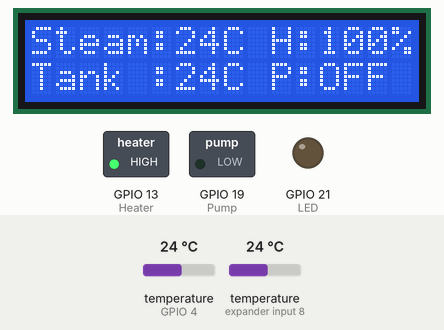
A sketch run on a simulated ESP32. On the bench: 16×2 character LCD, switched loads named in the sketch (green lamp = pin HIGH), output pins drawn as LEDs (lit = HIGH). The inputs (shaded band) are chosen by the test bench; at power-on: temperature (sensors on GPIO 4, expander input 8) 24 °C. WiFi joins after 1.5 s; servers stay silent unless stated; no MQTT or app messages arrive unless stated; what the sketch prints to the serial monitor is not drawn.

Above: at 4.5 s.
4.6 s: temperature (sensor on GPIO 4) set to 12 °C
At 5.9 s:
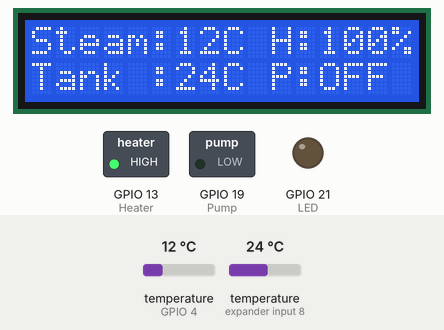
6.7 s: temperature (sensor on expander input 8) set to 12 °C
At 9.0 s:
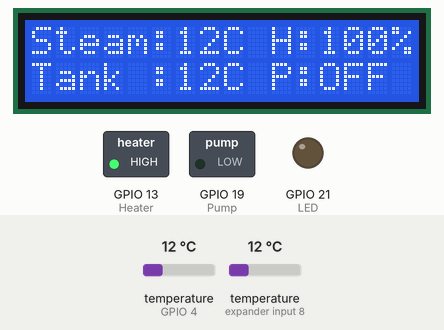
9.3 s: temperature (sensor on GPIO 4) set to 19 °C
At 11.2 s:
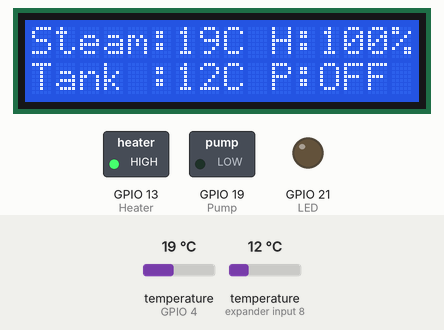
11.9 s: temperature (sensor on expander input 8) set to 19 °C
At 14.4 s:
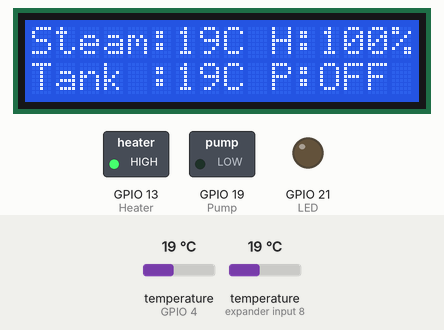
16.6 s: temperature (sensor on GPIO 4) set to 28 °C
At 17.5 s:
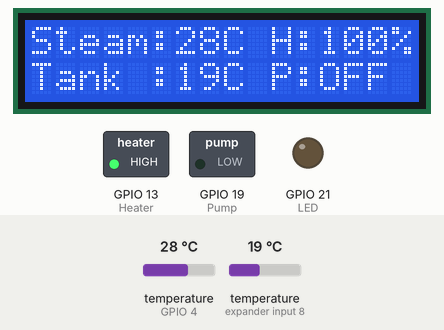
Timing chart, 0 to 19.4 s (numbered marks = the images above; inputs shaded):
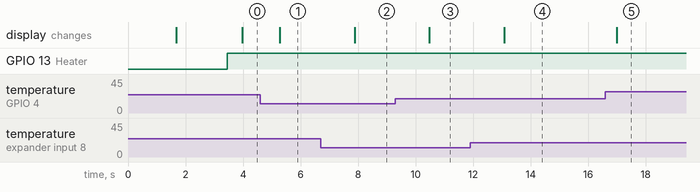

Measured:
- after the input at 4.6 s, the display: changes after 0.68 s (image 1)
- after the input at 6.7 s, the display: changes after 1.2 s (image 2)
- after the input at 9.3 s, the display: changes after 1.2 s (image 3)
- after the input at 11.9 s, the display: changes after 1.2 s (image 4)
- after the input at 16.6 s, the display: changes after 0.39 s (image 5)

The sketch:

AutoContoller.ino
```cpp
#include <Wire.h>
#include <LiquidCrystal_I2C.h>
#include <WiFi.h>
#include <PubSubClient.h>
#include <OneWire.h>
#include <DallasTemperature.h>
#define Heater       13//Heater pin
#define Pump         19//Pump Pin
#define Sensor       4//Sensor Pin
#define Pumptresh    70//treshhold of the pump to power on
#define tfull        74   //temp before it start to regulate
#define tregulate    78//temp to maintain
#define ONE_WIRE_BUS 4   //pin for one wire bus
#define LED          21   //LED Pin

#define freq          3
#define ledChannel    0
#define resolution    8
float t1=0;
float t2=0;
int Increase = 1  ;       //increment value
int Decrease = 15  ;        //decrement value
float pwm      = 256 ;       //pwm value
float DC       =100 ;         //Duty Cycle Value

///MQTT////
const char* ssid = "PLDTHOMEDSL505CA";
const char* password =  "PLDTWIFI505C2";
const char* mqttServer = "m12.cloudmqtt.com";
const int mqttPort = 17013;
const char* mqttUser = "jmdxdybd";
const char* mqttPassword = "5Tj-ehZ_Ieq_";
////////// MQTT Variables
String buff;
String buff2r;
int data = 0;
int state = 1;


char byteRead;
String sub1;
String subres1;
char subres;
char incomingByte;
String incomingByte_str;
////

OneWire oneWire(ONE_WIRE_BUS);
DallasTemperature sensors(&oneWire);
LiquidCrystal_I2C lcd(0x3F,16,2);
WiFiClient espClient;
PubSubClient client(espClient);
/*void ledcAnalogWrite(uint8_t ledChannel, uint32_t value) {
  // calculate duty, 8191 from 2 ^ 13 - 1
  uint32_t pwm = (255 / 255) * min(value, 255);

  // write duty to LEDC
  ledcWrite(ledChannel, pwm);
}*/
void callback(char* topic, byte* payload, unsigned int length) {

  Serial.print("Message arrived in topic: ");
  Serial.println(topic);

  Serial.print("Message:");
  for (int i = 0; i < length; i++) {
    Serial.print((char)payload[i]);
    sub1=sub1+((char)payload[i]);
  }

  Serial.println();
  sub1=subres1;
  sub1="";
  Serial.println("-----------------------");

}

void setup()
{

 // pinMode(Heater, OUTPUT);
 pinMode(Pump, OUTPUT);
 pinMode(Sensor, INPUT);
 pinMode(LED, OUTPUT);
 //pinMode(Heater, OUTPUT);
///initialization
//lcd.init(); // initialize the lcd
lcd.init();
Serial.begin(115200);
sensors.begin();
 WiFi.begin(ssid, password);
ledcSetup(ledChannel, freq, resolution);
ledcAttachPin(Heater, ledChannel);

lcd.backlight();
lcd.setCursor(1,0);
lcd.print("Connect... WiFi");

while (WiFi.status() != WL_CONNECTED) {
    delay(500);
    Serial.println("Connecting to WiFi..");

  }

Serial.println("Connected to the WiFi network");

  client.setServer(mqttServer, mqttPort);
  client.setCallback(callback);

   while (!client.connected()) {
    Serial.println("Connecting to MQTT...");

    if (client.connect("ESP32Client", mqttUser, mqttPassword )) {

      Serial.println("connected");

    } else {

      Serial.print("failed with state ");
      Serial.print(client.state());
      delay(2000);

    }
    client.subscribe("esp/test");
  }


   Welcome();
}

void loop() {

  sensors.requestTemperatures();
  t1=sensors.getTempCByIndex(0);
  t2=sensors.getTempCByIndex(1);
  client.loop();

  regulate();
  publishdata();
  view();


}


void publishdata() {

buff=String (t1);
char CT[5]={buff.charAt(0),buff.charAt(1),buff.charAt(2),buff.charAt(3),buff.charAt(4)};
CT[5]='\0';

buff2r=String (t2);
char KhT[5];
for(int a=0; a<buff2r.length(); a++)
{
   KhT[a] = buff2r.charAt(a);
}
KhT[5]='\0';


//Serial.println(KhT);
 client.publish("esp32/test/kt", KhT);
 client.publish("esp32/test/ct", CT);

// String dc_buffer=String(DC);
//char duty_cycle[3]={dc_buffer.charAt(0),dc_buffer.charAt(1),dc_buffer.charAt(2)};
//duty_cycle[3]='\0';
static char duty[3];
dtostrf(DC,3, 0, duty);
client.publish("esp32/test/dc", duty);

// Serial.println(CT);

  delay(400);
}


void Welcome(){
//lcd.backlight();
lcd.setCursor(0,0);
lcd.print("Distiller Box   ");
lcd.setCursor(0,1);
lcd.print("Initializing...");
delay(1000);
}


void regulate(){


  if (t1< tfull){
    pwm=256;
  }
  if (t1< tregulate && t1>= tfull){
    pwm=pwm+Increase;
    if (pwm>=256) {
      pwm=256;
    }
  }
  if (t1> tregulate){
    pwm=pwm-Decrease;
    if(pwm<=77){
      pwm=77;
    }
  }

  if (t2>=Pumptresh){
    digitalWrite(Pump, HIGH);
     client.publish("esp32/test/pump", "1");
  }
  else{
    digitalWrite(Pump, LOW);
     client.publish("esp32/test/pump", "0");
  }

  ledcWrite(ledChannel, pwm);
  Serial.print("pwm: ");
  Serial.println(pwm);
  Serial.print("dc: ");
  Serial.println(DC);
}


void view(){
  //Serial.println(millis());
  lcd.backlight();
  lcd.begin(16, 2);
  lcd.setCursor(0, 0);
  lcd.print("Steam:");
  lcd.setCursor(0, 1);
  lcd.print("Tank :");
  lcd.setCursor(6, 0);
  lcd.print(sensors.getTempCByIndex(0),0);
  lcd.print("C ");
  lcd.setCursor(6, 1);
  lcd.print(sensors.getTempCByIndex(1),0);
  lcd.print("C ");
  lcd.setCursor(10, 0);
  lcd.print("H:");

  DC=(pwm/256)*100;
  lcd.print(DC,0);
  lcd.print("% ");

  lcd.setCursor(10, 1);
  lcd.print("P:");
  if(digitalRead(Pump)==HIGH){
   lcd.print("ON ");
  }
  else{
    lcd.print("OFF");
  }
  //Serial.print(millis());
  //Serial.println("-");
}
```
